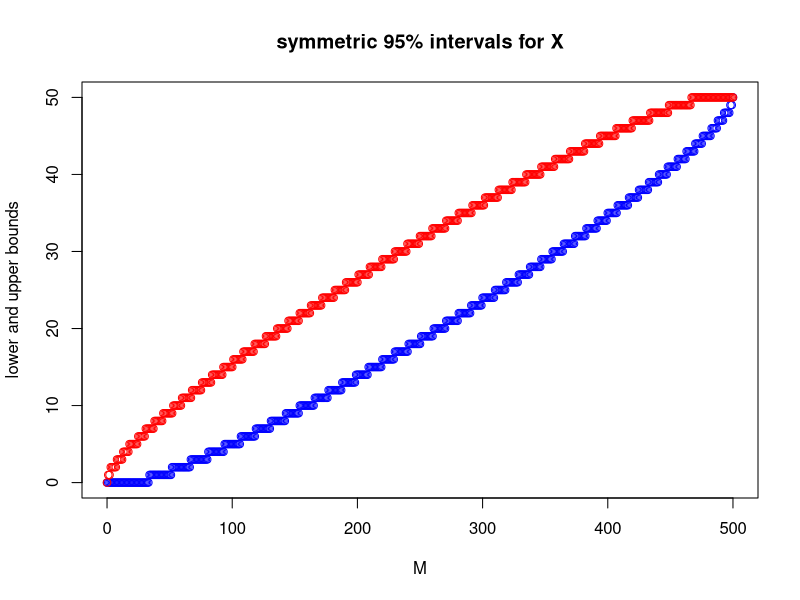
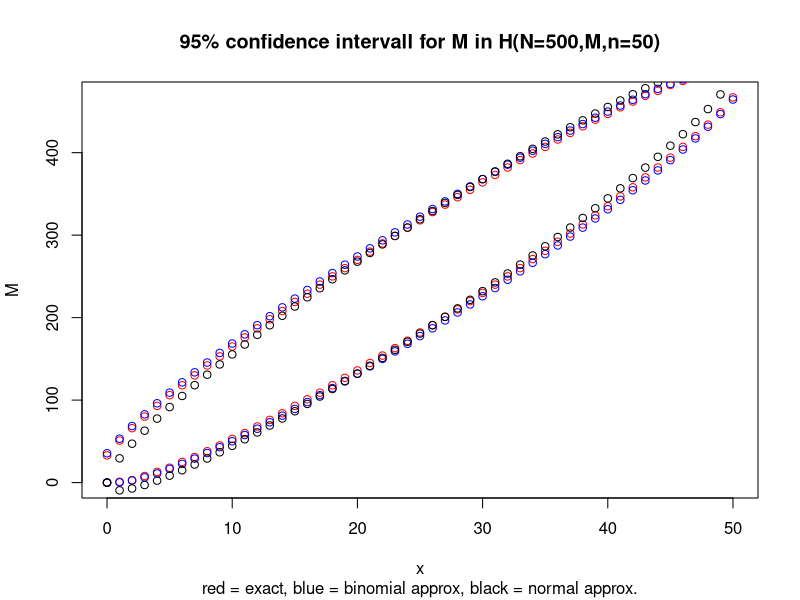

Write R code to recreate these figures, in order.
########################################################
# Consider an urn with M white balls and N-M black. n 
# balls are drawn without replacement and X denotes the
# number of white balls in the sample. N=500 and n=50 
# are known but M the number of white balls is unknown.
# Construct an two sided 1-alpha=0.95 confidence intervall
# for M based on the H(N,M,n)-distribution of X. Compare 
# it with a binomial and a normal approximation.
#
# file: infstat_conf_interval_hypergeo_M.R
########################################################

library(tidyverse)

# urn modell: N total number of balls, M = number of white
# balls, n = number of drawn balls
# X = number of white balls ~ H(N,M,n)
N <- 500
n <- 50
alpha <- 0.05

# symmetric intervals [lb,ub] for X with probability 1-alpha 
# for different values of M
sy.intervals <- tibble(
  M = 0:N,
  # quantils of H(N,M,n)
  lb = qhyper(alpha/2,M,N-M,n),  
  ub = qhyper(1-alpha/2,M,N-M,n)
)
# plot of the the intervals
plot(x=sy.intervals$M, y=sy.intervals$lb, col="blue", 
     type = "p",
     xlab = "M", ylab = "lower and upper bounds",
     main = "symmetric 95% intervals for X")
points(x=sy.intervals$M, y=sy.intervals$ub, col="red")

# Mention the lb- and ub-functions are not strictly monotonously
# increasing: use for given value of X the min of the 
# corresponding ub values and the max of the corresponding lb 
# values of M as an inverse of the two function. These values
# are the bounds of the confidence intervals.
ex.conf.intervall <- function(x) {
  return(c(
    sy.intervals %>%
      filter(ub == x) %>% 
      mutate(l = min(M)) %>% 
      select(l) %>% 
      unique() %>% 
      as.numeric(),
    sy.intervals %>%
      filter(lb == x) %>%
      mutate(u = max(M)) %>% 
      select(u) %>% 
      unique() %>% 
      as.numeric()
  ))
}

# The binom.test(x,n) function returns in the variable 
# conf.int the confidence interval for p=M/N if they are X
# white balls in a sample of n balls drawn from the urn
# with replacement
binom.appr.conf.intervall <- function(x) {
  return(
    c(
      binom.test(x, n, conf.level = 1-alpha)$conf.int[1]*N,
      binom.test(x, n, conf.level = 1-alpha)$conf.int[2]*N
    )
  )
}

# normal approximation of the confidence interval for an
# unknown proportion if x white balls are in a sample of
# n balls drwan with replacement
normal.appr.conf.intervall <- function(x) {
  return(
    c(
      N*(x/n -qnorm(1-alpha/2)*sqrt(x*(1-x/n)/n^2)),
      N*(x/n +qnorm(1-alpha/2)*sqrt(x*(1-x/n)/n^2))
    )
  )
}

# tibble of the bounds of the confidence intervalls for M
# for all possibloe values of X
tab <- tibble(
  X = 0:n) %>% 
  group_by(X) %>%
  mutate(ex.lb=ex.conf.intervall(X)[1],
         ex.ub=ex.conf.intervall(X)[2],
         binom.lb=binom.appr.conf.intervall(X)[1],
         binom.ub=binom.appr.conf.intervall(X)[2],
         norm.lb=normal.appr.conf.intervall(X)[1],
         norm.ub=normal.appr.conf.intervall(X)[2]
         )

# plot of all bounds
plot(x=tab$X, y=tab$ex.lb, col="red",
     xlab = "x", ylab = "M",
     main = "95% confidence intervall for M in H(N=500,M,n=50)",
     sub = "red = exact, blue = binomial approx, black = normal approx.")
points(x=tab$X, y=tab$ex.ub, col="red")
points(x=tab$X, y=tab$binom.lb, col="blue")
points(x=tab$X, y=tab$binom.ub, col="blue")
points(x=tab$X, y=tab$norm.lb, col="black")
points(x=tab$X, y=tab$norm.ub, col="black")